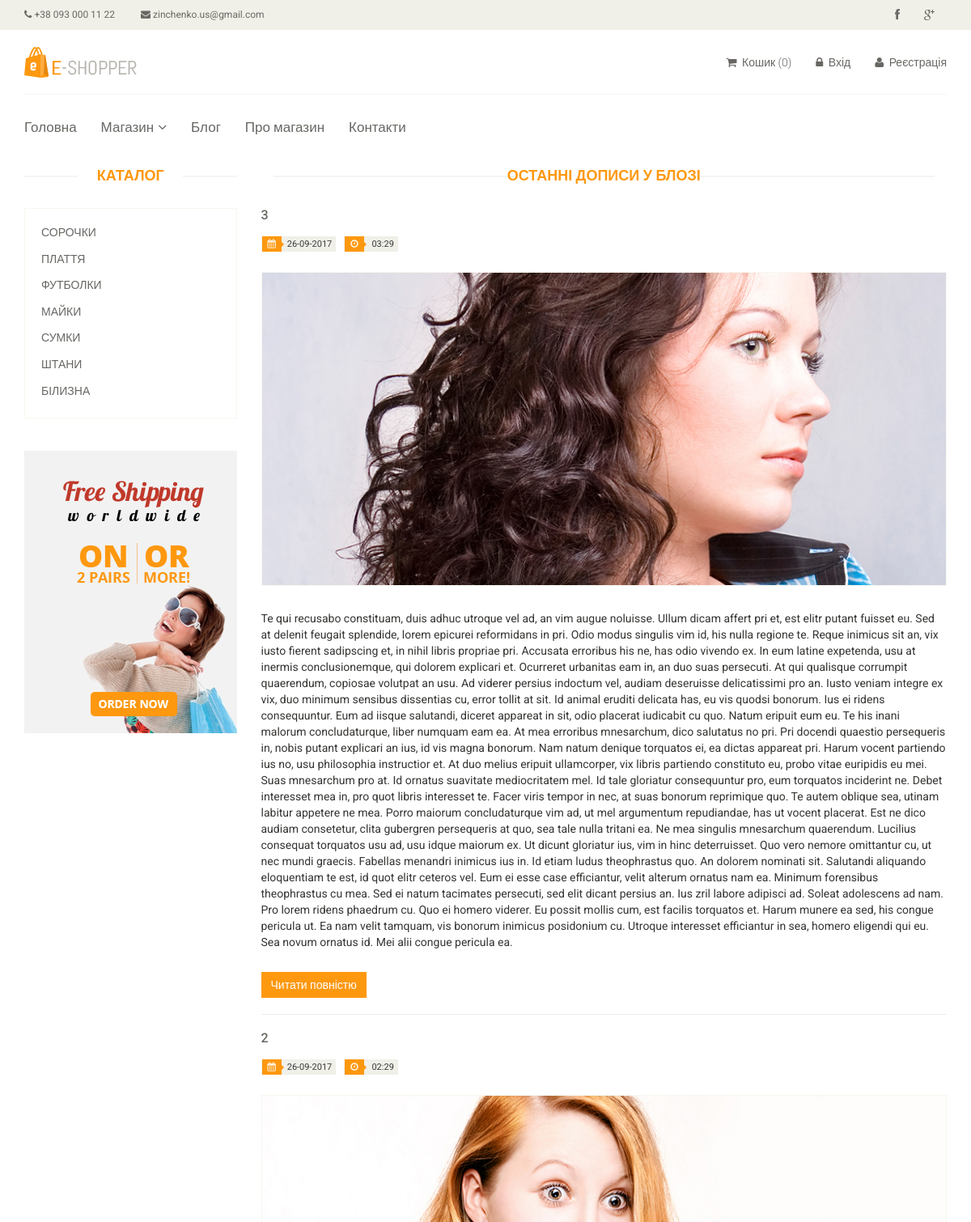
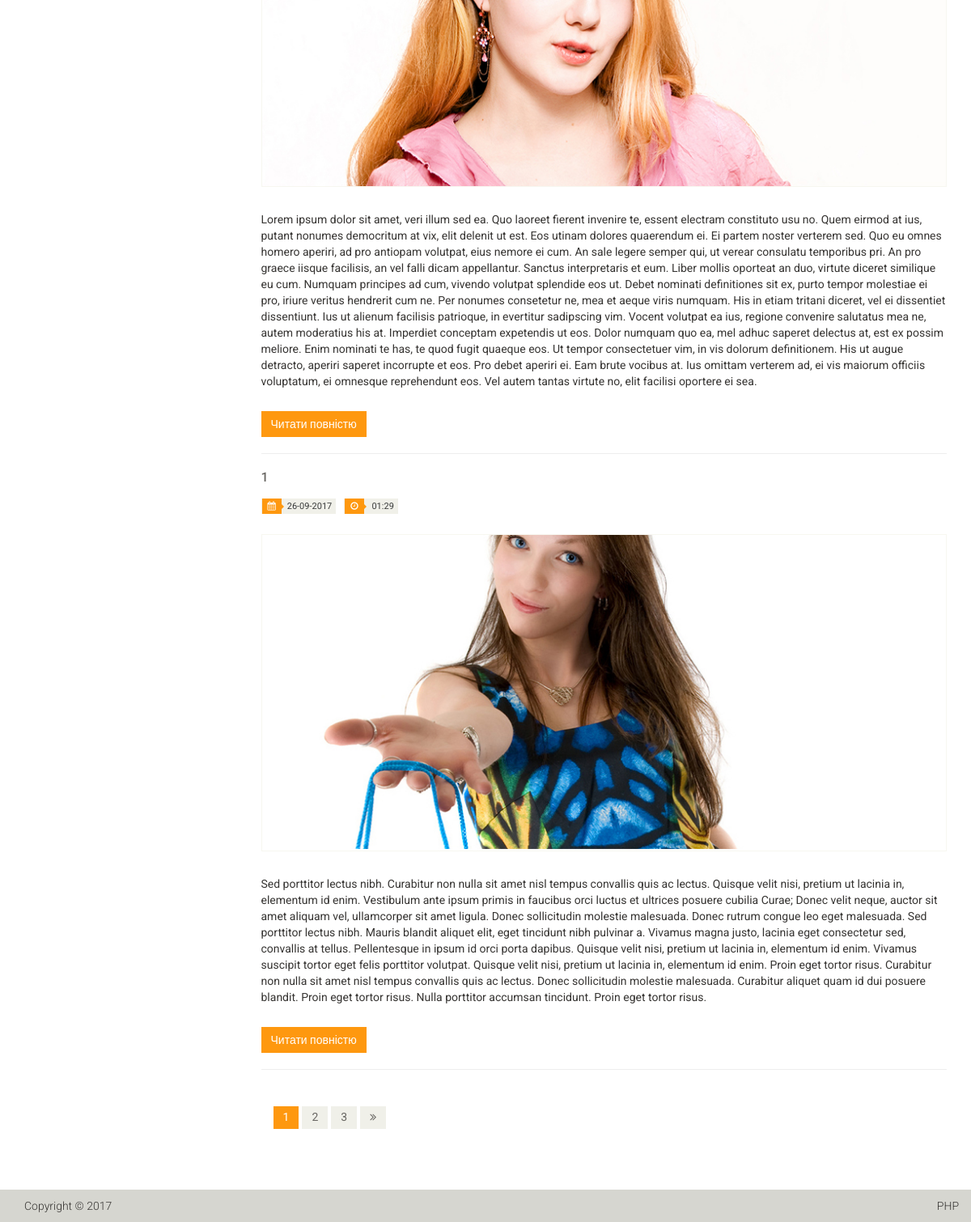
Screenshot of /blog/ with the database file from the repository (2 pictures, top to bottom).
### tables this page shows
CREATE TABLE `category` (
  `id` int(11) NOT NULL,
  `name_category` varchar(255) NOT NULL,
  `sort_order` int(11) NOT NULL,
  `status` int(11) NOT NULL
);

CREATE TABLE `blog` (
  `id` int(11) NOT NULL,
  `title` varchar(255) NOT NULL,
  `slug` text NOT NULL,
  `content` text NOT NULL,
  `author_id` varchar(255) NOT NULL,
  `date` timestamp NOT NULL DEFAULT CURRENT_TIMESTAMP,
  `preview` varchar(255) DEFAULT NULL,
  `status` int(11) NOT NULL DEFAULT '1'
);

### config/routes.php (called while the page is built)
<?php
return [
	'product/([0-9]+)' => 'product/view/$1',
	'catalog' => 'catalog/index',
	'category/([0-9]+)/page-([0-9]+)' => 'catalog/category/$1/$2',
	'category/([0-9]+)' => 'catalog/category/$1',
	'blog/([0-9]+)' => 'blog/view/$1',
	'blog' => 'blog/index',
	'cart/delete/([0-9]+)' => 'cart/delete/$1',
	'cart/checkout' => 'cart/checkout',
	'cart/add/([0-9]+)' => 'cart/add/$1',
	'cart/addAjax/([0-9]+)' => 'cart/addAjax/$1',
	'cart' => 'cart/index',
	'user/register' => 'user/register',
	'user/login' => 'user/login',
	'user/logout' => 'user/logout',
	'cabinet/edit' => 'cabinet/edit',
	'cabinet' => 'cabinet/index',
	'admin/product/create' => 'adminProduct/create',
	'admin/product/update/([0-9]+)' => 'adminProduct/update/$1',
	'admin/product/delete/([0-9]+)' => 'adminProduct/delete/$1',
	'admin/product' => 'adminProduct/index',
    'admin/category/create' => 'adminCategory/create',
    'admin/category/update/([0-9]+)' => 'adminCategory/update/$1',
    'admin/category/delete/([0-9]+)' => 'adminCategory/delete/$1',
    'admin/category' => 'adminCategory/index',
    'admin/order/update/([0-9]+)' => 'adminOrder/update/$1',
    'admin/order/delete/([0-9]+)' => 'adminOrder/delete/$1',
    'admin/order/view/([0-9]+)' => 'adminOrder/view/$1',
    'admin/order' => 'adminOrder/index',
	'admin' => 'admin/index',
	'contacts' => 'site/contact',
	'about' =>'site/about',
	'' => 'site/index',
];

### controllers/BlogController.php (called while the page is built, shortened)
<?php
class BlogController
{
	public function actionIndex()
	{
		$categories = Category::getCategoryList();
		$blogList = Blog::getBlogList();
		require_once (ROOT. '/views/blog/index.php');
		return true;
	}
}

### index.php (called while the page is built, shortened)
<?php
$router = new Router();
$router->run();

### models/Category.php (called while the page is built, shortened)
<?php
class Category
{
	public static function getCategoryList()
	{
		$db = Db::getConnection();
		$categoryList = [];
		$result = $db->query('SELECT id, name_category FROM category WHERE status = 1 ORDER BY sort_order ASC ');
		$i = 0;
		while ($row = $result->fetch())
		{
			$categoryList[$i]['id'] = $row['id'];
			$categoryList[$i]['name'] = $row['name_category'];
			$i++;
		}
		return $categoryList;
	}
}

### models/Blog.php (called while the page is built, shortened)
<?php
class Blog
{
	public static function getBlogList()
	{
		$db = Db::getConnection();
		$blogList = [];
		$result = $db->query("SELECT id, title, date, preview, content FROM blog
								WHERE status = '1' ORDER BY date DESC LIMIT 3 ");
		$i = 0;
		while ($row = $result->fetch(PDO::FETCH_ASSOC))
		{
			$blogList[$i]['id'] = $row['id'];
			$blogList[$i]['title'] = $row['id'];
			$blogList[$i]['preview'] = $row['preview'];
			$blogList[$i]['date'] = mktime($row['id']);
			$blogList[$i]['short_content'] = $row['content'];
			$i++;
		}
		return $blogList;
	}
}

### views/blog/index.php (the view)
<?php include ROOT.'/views/layouts/header.php' ?>
<section>
	<div class="container">
		<div class="row">
			<div class="col-sm-3">
				<div class="left-sidebar">
					<h2>Каталог</h2>
					<div class="panel-group category-products" id="accordian">
						<?php foreach ($categories as $categoryItem):?>
						<div class="panel panel-default">
							<div class="panel-heading">
								<h4 class="panel-title"><a href="/category/<?= $categoryItem['id']?>">
										<?= $categoryItem['name']?></a></h4>
							</div>
						</div>
						<?php endforeach;?>
					</div>
					<div class="shipping text-center">
						<img src="/template/images/home/shipping.jpg" alt="" />
					</div>
				</div>
			</div>
			<div class="col-sm-9">
				<div class="blog-post-area">
					<h2 class="title text-center">Останні дописи у блозі</h2>
					<?php foreach ($blogList as $blogItem):?>
					<div class="single-blog-post">
						<h3><?= $blogItem['title']?></h3>
						<div class="post-meta">
							<ul>
								<li><i class="fa fa-calendar"></i><?=date('d-m-Y',$blogItem['date']) ?></li>
								<li><i class="fa fa-clock-o"></i> <?=date('h:i',$blogItem['date']) ?></li>
							</ul>
						</div>
						<a href="/blog/<?= $blogItem['id']?>">
							<img src="<?= $blogItem['preview']?>" alt="">
						</a>
						<p> <?= $blogItem['short_content']?></p>
						<a  class="btn btn-primary" href="/blog/<?= $blogItem['id']?>">Читати повністю</a>
					</div>
					<hr>
					<?php endforeach; ?>
					<div class="pagination-area">
						<ul class="pagination">
							<li><a href="" class="active">1</a></li>
							<li><a href="">2</a></li>
							<li><a href="">3</a></li>
							<li><a href=""><i class="fa fa-angle-double-right"></i></a></li>
						</ul>
					</div>
				</div>
			</div>
		</div>
	</div>
</section>
<?php include ROOT.'/views/layouts/footer.php'?>

### components/Router.php (shortened to what this page needs)
<?php
class Router
{
	private $routes;
	public function __construct()
	{
		$routesPath = ROOT.'/config/routes.php';
		$this->routes = include($routesPath);
	}
	private function getURI()
	{
		if (!empty($_SERVER['REQUEST_URI']))
		{
			return  trim($_SERVER['REQUEST_URI'], '/');
		}
	}
	public function run()
	{
		$uri = $this->getURI();
		foreach ($this->routes as $uriPattern=>$path)
		{
			if (preg_match("~$uriPattern~", $uri))
			{
				$internalRoute = preg_replace("~$uriPattern~", $path, $uri);
				$segments = explode('/', $internalRoute);
				$controllerName = array_shift($segments).'Controller';
				$actionName = 'action'. ucfirst(array_shift($segments));
				$parameters = $segments;
				$controllerObject = new $controllerName;
				$result = call_user_func_array([$controllerObject, $actionName], $parameters);
				if ($result != null)
				{
					break;
				}
			}
		}
	}
}

### template/css/main.css (style rules this page uses)
body { font-family: 'Roboto', sans-serif; position: relative; font-weight:400px; }
ul li { list-style: none; }
a { -webkit-transition: 300ms; -moz-transition: 300ms; -o-transition: 300ms; transition: 300ms; }
h1, h2, h3, h4, h5, h6 { font-family: 'Roboto', sans-serif; }
.category-products { border: 1px solid #F7F7F0; margin-bottom: 35px; padding-bottom: 20px; padding-top: 15px; }
.left-sidebar h2, .brands_products h2 { color: #FE980F; font-family: 'Roboto', sans-serif; font-size: 18px; font-weight: 700; margin: 0 auto 30px; text-align: center; text-transform: uppercase; position: relative; z-index:3; }
.left-sidebar h2:after, h2.title:after { content: " "; position: absolute; border: 1px solid #f5f5f5; bottom:8px; left: 0; width: 100%; height: 0; z-index: -2; }
.left-sidebar h2:before { content: " "; position: absolute; background: #fff; bottom: -6px; width: 130px; height: 30px; z-index: -1; left: 50%; margin-left: -65px; }
h2.title:before { content: " "; position: absolute; background: #fff; bottom: -6px; width: 220px; height: 30px; z-index: -1; left: 50%; margin-left: -110px; }
.category-products .panel { background-color: #FFFFFF; border: 0px; border-radius: 0px; box-shadow:none; margin-bottom: 0px; }
.category-products .panel-default .panel-heading { background-color: #FFFFFF; border: 0 none; color: #FFFFFF; padding: 5px 20px; }
.category-products .panel-default .panel-heading .panel-title a { color: #696763; font-family: 'Roboto', sans-serif; font-size: 14px; text-decoration: none; text-transform: uppercase; }
.shipping { background-color: #F2F2F2; margin-top: 40px; overflow: hidden; padding-top: 20px; position: relative; }
h2.title { color: #FE980F; font-family: 'Roboto', sans-serif; font-size: 18px; font-weight: 700; margin: 0 15px; text-transform: uppercase; margin-bottom: 30px; position: relative; }
.pagination { display: inline-block; margin-bottom: 25px; margin-top: 0; padding-left: 15px; }
.pagination li:first-child a, .pagination li:first-child span { border-bottom-left-radius: 0; border-top-left-radius: 0; margin-left: 0; }
.pagination li:last-child a, .pagination li:last-child span { border-bottom-right-radius: 0; border-top-right-radius: 0; }
.pagination li a, .pagination li span { background-color: #f0f0e9; border: 0; float: left; line-height: 1.42857; margin-left: -1px; padding: 6px 12px; position: relative; text-decoration: none; margin-right: 5px; color:#000; }
.blog-post-area .single-blog-post h3 { color: #696763; font-size: 16px; font-family: 'Roboto',sans-serif; text-transform: uppercase; font-weight: 500; margin-bottom: 17px; }
.blog-post-area .single-blog-post a img { border: 1px solid #F7F7F0; width: 100%; margin-bottom: 30px }
.blog-post-area .single-blog-post p { color: #363432 }
.blog-post-area .post-meta { display: block; margin-bottom: 25px; overflow: hidden; }
.blog-post-area .post-meta ul { padding:0; display: inline; }
.blog-post-area .post-meta ul li { background:#F0F0E9; float: left; margin-right: 10px; padding: 0 5px; font-size: 11px; color: #393b3b; position: relative; }
.blog-post-area .post-meta ul li i { background:#FE980F; color: #FFFFFF; margin-left: -4px; margin-right: 7px; padding: 4px 7px; }
.sinlge-post-meta li i:after, .blog-post-area .post-meta ul li i:after { content: ""; position: absolute; width: auto; height: auto; border-color:transparent transparent transparent #FE980F; border-width:4px; border-style: solid; top:6px; left:24px }
.blog-post-area .single-blog-post .btn-primary { background:#FE980F; border: medium none; border-radius: 0; color: #FFFFFF; margin-top: 17px; }
.pagination-area { margin-bottom:45px; margin-top:45px }
.pagination-area .pagination li a { background:#F0F0E9; border: 0 none; border-radius: 0; color: #696763; margin-right: 5px; padding: 4px 12px; }
.pagination-area .pagination li a:hover, .pagination-area .pagination li .active { background:#FE980F; color: #fff }
.btn.btn-primary { background:#FE980F; border: 0 none; border-radius: 0; margin-top: 16px; }

### rows the page displays
category: name_category "СОРОЧКИ"
category: name_category "ПЛАТТЯ"
category: name_category "ФУТБОЛКИ"
category: name_category "МАЙКИ"
category: name_category "СУМКИ"
category: name_category "ШТАНИ"
category: name_category "БІЛИЗНА"
blog: id "3", date "26-09-2017", date "03:29", preview (picture), content "Te qui recusabo constituam, duis adhuc utroque vel ad, an vim augue noluisse. Ullum dicam affert pri et, est elitr putant fuisset eu. Sed at delenit feugait splendide, lorem epicurei reformidans in pri. Odio modus singulis vim id, his nulla regione te. Reque inimicus sit an, vix iusto fierent sadipscing et, in nihil libris propriae pri. Accusata erroribus his ne, has odio vivendo ex. In eum latine expetenda, usu at inermis conclusionemque, qui dolorem explicari et. Ocurreret urbanitas eam in, an duo suas persecuti. At qui qualisque corrumpit quaerendum, copiosae volutpat an usu. Ad viderer persius indoctum vel, audiam deseruisse delicatissimi pro an. Iusto veniam integre ex vix, duo minimum…"
blog: id "2", date "26-09-2017", date "02:29", preview (picture), content "Lorem ipsum dolor sit amet, veri illum sed ea. Quo laoreet fierent invenire te, essent electram constituto usu no. Quem eirmod at ius, putant nonumes democritum at vix, elit delenit ut est. Eos utinam dolores quaerendum ei. Ei partem noster verterem sed. Quo eu omnes homero aperiri, ad pro antiopam volutpat, eius nemore ei cum. An sale legere semper qui, ut verear consulatu temporibus pri. An pro graece iisque facilisis, an vel falli dicam appellantur. Sanctus interpretaris et eum. Liber mollis oporteat an duo, virtute diceret similique eu cum. Numquam principes ad cum, vivendo volutpat splendide eos ut. Debet nominati definitiones sit ex, purto tempor molestiae ei pro, iriure veritus…"
blog: id "1", date "26-09-2017", date "01:29", preview (picture), content "Sed porttitor lectus nibh. Curabitur non nulla sit amet nisl tempus convallis quis ac lectus. Quisque velit nisi, pretium ut lacinia in, elementum id enim. Vestibulum ante ipsum primis in faucibus orci luctus et ultrices posuere cubilia Curae; Donec velit neque, auctor sit amet aliquam vel, ullamcorper sit amet ligula. Donec sollicitudin molestie malesuada. Donec rutrum congue leo eget malesuada. Sed porttitor lectus nibh. Mauris blandit aliquet elit, eget tincidunt nibh pulvinar a. Vivamus magna justo, lacinia eget consectetur sed, convallis at tellus. Pellentesque in ipsum id orci porta dapibus. Quisque velit nisi, pretium ut lacinia in, elementum id enim. Vivamus suscipit tortor eget…"
